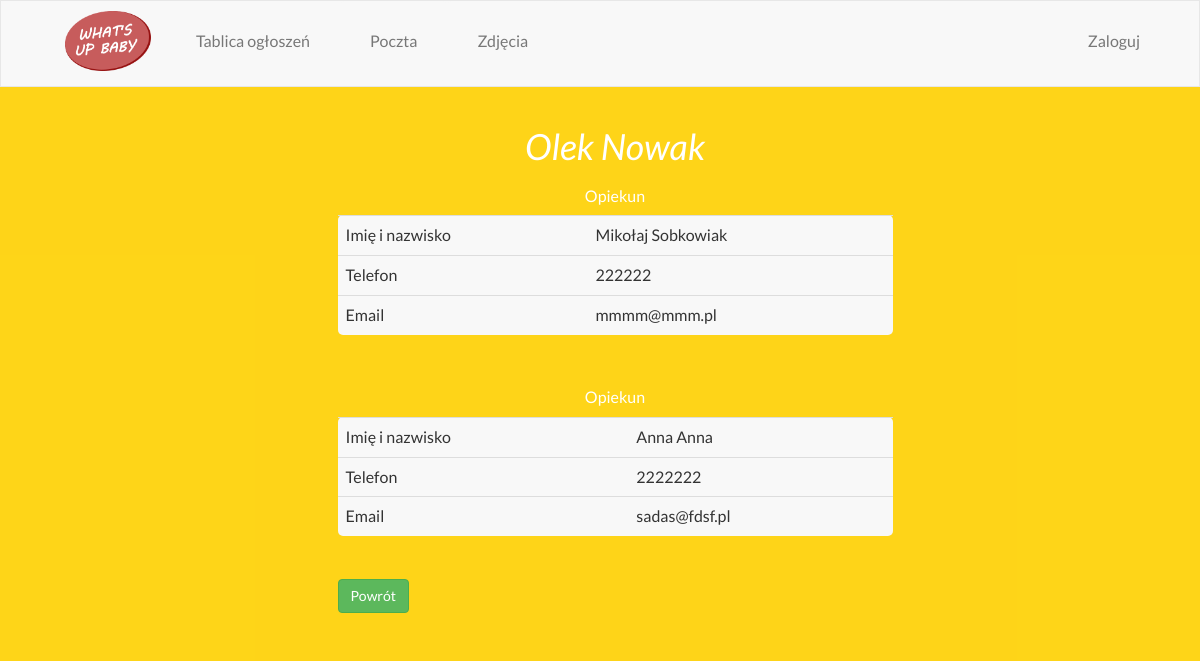
The page /dziecko/2/ on the database its author committed.
### rodzic/models.py (models this page shows)
class Dziecko(models.Model):
    imie = models.CharField(max_length=20)
    nazwisko = models.CharField(max_length=30)
    grupa = models.ForeignKey(Grupa)
    class Meta:
        verbose_name_plural = "dzieci"
    def __str__(self):
        return "{imie} {nazwisko}".format(imie=self.imie, nazwisko=self.nazwisko)

class Rodzic(models.Model):
    user = models.OneToOneField(User)
    telefon = models.CharField(max_length=11)
    adres = models.CharField(max_length=50)
    kod_pocztowy = models.CharField(max_length=6)
    miejscowosc = models.CharField(max_length=30)
    dziecko = models.ManyToManyField(Dziecko)
    class Meta:
        verbose_name_plural = "rodzice"
    def __str__(self):
        return "{imie} {nazwisko}".format(imie=self.user.first_name, nazwisko=self.user.last_name)

### rodzic/views.py (the view)
# urls.py: url(r'^dziecko/(?P<pk>\d+)/$', 'rodzic.views.dziecko_szczegoly', name='dziecko_szczegoly'),
def dziecko_szczegoly(request, *args, **kwargs):
    pk = kwargs['pk']
    dziecko = Dziecko.objects.get(pk=pk)
    rodzice = Rodzic.objects.filter(dziecko=pk)
    return render_to_response('dziecko_szczegoly.html', {
        "dziecko": dziecko,
        "rodzice": rodzice,
    })

### rodzic/templates/dziecko_szczegoly.html
{% extends "base.html" %}
﻿{% block content %}
    <div class="container fade">
      <div><h1>{{ dziecko }}</h1></div>
      <div id="detailsTable" class="row">
        <div class="col-xs-3">
        </div>
        <div class="col-xs-6">
        <div class="tableWrapper">
		{% for rodzic in rodzice %}
          <table id="groupDetailsTable" class="table">
              <caption>Opiekun</caption>
              <tbody>
                  <tr>
                      <td>Imię i nazwisko</td>
                      <td>{{ rodzic }}</td>
                  </tr>
                  <tr>
                      <td>Telefon</td>
                      <td>{{ rodzic.telefon }}</td>
                  </tr>
                  <tr>
                      <td>Email</td>
                      <td>{{ rodzic.user.email }}</td>
                  </tr>
              </tbody>
          </table>
		  <br/>
		{% endfor %}
          <a href="/opiekun/lista_dzieci"><button type="button" class="btn btn-success" style="margin-bottom: 20px;">Powrót</button></a>
        </div>
        </div>
        <div class="col-xs-3">
        </div>
      </div>
	</div>
{% endblock %}

### static/css/style.css (style rules this page uses)
.table { background-color: #f8f8f8; -webkit-border-radius: 5px; -moz-border-radius: 5px; border-radius: 5px; color: #333; }
h1 { font-size: 36px; text-align: center; color: white !important; font-style: italic; }
table > caption { text-align: center; color: white; }

### static/css/default.css (style rules this page uses)
*, *:after, *:before { -webkit-box-sizing: border-box; -moz-box-sizing: border-box; box-sizing: border-box; }
body, html { font-size: 100%; padding: 0; margin: 0; }
body { font-family: 'Lato', Calibri, Arial, sans-serif; color: #b3b9bf; background: #f9f9f9; }
a { color: #888; text-decoration: none; }

### rows shown on the page
Dziecko: imie+nazwisko "Olek Nowak"
Rodzic: user.last_name "Mikołaj Sobkowiak", telefon "222222", user.email "mmmm@mmm.pl"
Rodzic: user.last_name "Anna Anna", telefon "2222222", user.email "sadas@fdsf.pl"
